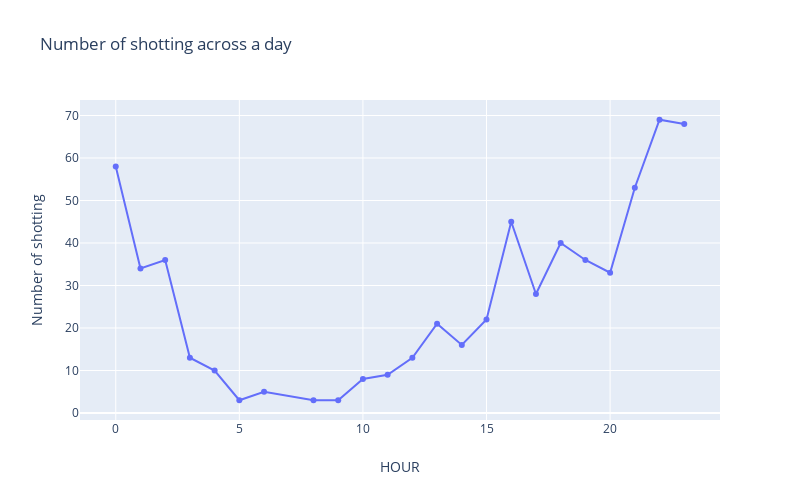

Notebook cell for this chart:
### Code cell
# Creating trace1
trace1 = go.Scatter(
                    x = hour_shotting.HOUR,
                    y = hour_shotting.INCIDENT_NUMBER,
                    mode = "lines + markers") 
# dash options include 'dash', 'dot', and 'dashdot'

data = [trace1]

layout = dict(title = 'Number of shotting across a day',
              width=800,
              height=500,
              xaxis= dict(title= 'HOUR',ticklen= 5,zeroline= False),
              yaxis= dict(title= 'Number of shotting'))
fig = dict(data = data, layout = layout)
iplot(fig)

### Figure 1 — Plotly figure (JSON) as saved in the notebook; plotly's stock layout.template omitted (floating-point values rounded to 4 significant figures)
{"data": [{"mode": "lines+markers", "type": "scatter", "x": [0, 1, 2, 3, 4, 5, 6, 8, 9, 10, 11, 12, 13, 14, 15, 16, 17, 18, 19, 20, 21, 22, 23], "y": [58, 34, 36, 13, 10, 3, 5, 3, 3, 8, 9, 13, 21, 16, 22, 45, 28, 40, 36, 33, 53, 69, 68]}], "layout": {"height": 500, "title": {"text": "Number of shotting across a day"}, "width": 800, "xaxis": {"ticklen": 5, "title": {"text": "HOUR"}, "zeroline": false}, "yaxis": {"title": {"text": "Number of shotting"}}}}
